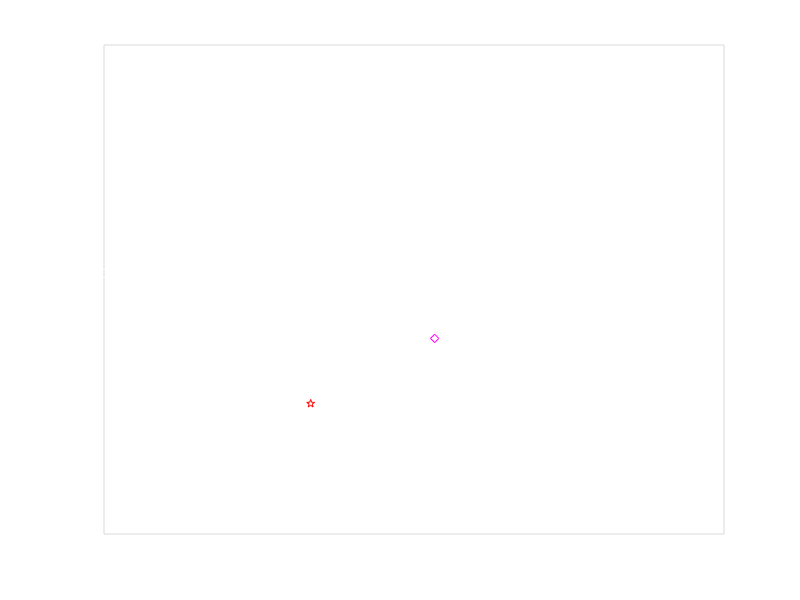

Recreate this plot in MATLAB.

function snake_game()
close all
%PRESS 'Q' TO EXIT GAME
%the magenta diamond shape is a trap BE CAREFUL!
%the red pentagram shape is your food
%Getting User Prefrences
%If the user didn't choose an option for difficulty and boundaries , its
%auto-set to the hardest difficulty and without boundaries 
counter = 0;
loseMsg = sprintf("You've lost, Score:%d",counter);
difficulty = 0;
rate=0.047;
choice = menu('Choose the Difficulty','easy','medium','hard','legendary');
if (choice==1)
    rate=0.45;
elseif (choice == 2)
    rate=0.25;
elseif (choice == 3)
    rate=0.1;
else
    rate=0.05;
end

boundchoice = menu('Do you want boundaries? ', 'Yes', 'No');
if (boundchoice == 1)
    bounds = 1;
else
    bounds = 0;
end

axis_limit= 15; %Setting The Axis Limits
d=0; %the direction of the snake
x =round(axis_limit/2); %x coordinate statring point of snake
y =round(axis_limit/2); %y coordinate starting point of snake
d =randi([4]);% generates random direction to start in for snake
a =randi([axis_limit-1]);%generates random x coordinate for food
b =randi([axis_limit-1]);%generates random y coordinate for food
l=randi([axis_limit-1]);%generates random x coordinate for trap
k=randi([axis_limit-1]);%generates random y coordinate for trap
snake(1,1:2)=[x y];%defines the snake for x and y coordinates
size_snake=1;
ate=0 ; %food ate by snake
ex=0;  % used to exit game
food=[a b];%defines food for a and b coordinates
trap=[l k];%defines trap for l and k coordinates

figure('KeyPressFcn',@my_callback);
    function my_callback(~,event)%callback function for movement
        switch event.Character
            case 'q'
                ex=1;
            case 30               % arrow direction
                if(d~=2)
                    d = 1;              %up d=1
                end
            case 31
                if(d~=1)
                    d = 2;              %down d=2
                end
            case 29
                if(d~=4)
                    d = 3;              %right d=3
                end
            case 28
                if(d~=3)
                    d = 4;              %left d=4
                end
        end
    end

while (ex~=1)%runs the snake as long as q is not pressed
    
    %Making every row in snake matrix equal the previous row to show the
    %snake movement
    size_snake=size(snake);
    size_snake=size_snake(1);
    for l=size_snake+ate:-1:2
        snake(l,:)=snake(l-1,:);
    end
    
    %generating the new coordinate for snake's head
    switch d         %calling callback function
        case 1
            snake(1,2)=snake(1,2)+1;%add value of 1 to y position
        case 2
            snake(1,2)=snake(1,2)-1;%subtract value of 1 to y position
        case 3
            snake(1,1)=snake(1,1)+1;%add value of 1 to x position
        case 4
            snake(1,1)=snake(1,1)-1;%subtracts value of 1 to x position
    end
    
   draw_snake(snake,food,size_snake,axis_limit, trap)
   %draws the snakediffculty makes game faster and 
    %capping the maximum speed for pausing and resuming
   pause(max([rate .001])) 
   
   if snake(1,1)==food(1) && snake(1,2)==food(2)
          %if the snake and food are in the same position
          ate=1;
          counter = counter + 1;
          
          %Fixing the food appearing on the snake bug
          m = 1;     
          f1 = randi([1 axis_limit-1]);%creates a new x position for the food
          f2 = randi([1 axis_limit-1]);%creates a new y position for the food          
         
          while(size(snake, 1) ~= m)
          if ([f1 f2] == snake(m,:))
              
          f1 = randi([1 axis_limit-1]);%creates a new x position for the food
          f2 = randi([1 axis_limit-1]);%creates a new y position for the food
          end
          m = m + 1;
          end
          
          m = 1;     
          t1 = randi([1 axis_limit-1]);%creates a new x position for the trap
          t2 = randi([1 axis_limit-1]);%creates a new y position for the trap          
          
          %this loop makes sure the trap doesn't get generated on the snake
          %nor the food
          while(size(snake, 1) ~= m)
          if ([t1 t2] == snake(m,:))
              
          t1 = randi([1 axis_limit-1]);%creates a new x position for the trap
          t2 = randi([1 axis_limit-1]);%creates a new y position for the trap
          end
          m = m + 1;
          end
          
          while([t1 t2] == [f1 f2])
              
          t1 = randi([1 axis_limit-1]);%creates a new x position for the trap
          t2 = randi([1 axis_limit-1]);%creates a new y position for the trap
          
          end
          
          food(1) = f1;
          food(2) = f2;
          trap(1) = t1;
          trap(2) = t2;
                  
      else
          ate=0;
              
      end
      
      % if the snake head touched the trap the player loses
      if snake(1,1)==trap(1) && snake(1,2)==trap(2)
          msgbox(sprintf("You've lost, Score:%d",counter))
          ex=1;
      end
      
      %bounds;
      %Checks with if statments wether the snake head hit the boundaries
      %or not
      if bounds==1
          %snake(1,:) %prints the coordinates in command window (not i)
          if snake(1,1)==0 %if snake exceeds boundaries display message box
              msgbox('YOU LOST! Try Again')
              ex=1;
          elseif snake(1,2)==0%if snake exceeds boundaries display message box
              msgbox('YOU LOST! Try Again')
              ex=1;
          elseif snake(1,1)==axis_limit%if snake exceeds boundaries display message box
              msgbox('YOU LOST! Try Again')
              ex=1;
          elseif snake(1,2)==axis_limit%if snake exceeds boundaries display message box
              msgbox('YOU LOST! Try Again')
              ex=1;
          end
      else
          %in this line if a snake coordinate excceeds the limits then make
          %the new coordinate for it is the original snake cooridnate minus the axis limits + 1 in this case
          %its (snake coordinate - 16) 
          %this line is for upper and right boundaries(more than 15)
          snake=snake-((snake>axis_limit).*(axis_limit+1));
          % so now the snake is negative so we make the new coordinate (the
          % negative sign +  the axis limits in this case its 16 so it
          % appears on the other axis
          %this line is for left and down boundaries (less than 0)
          snake=snake+((snake<0).*(axis_limit+1));
      end
      
      %we use the sum method because plain if condtions crashes on starting
      %the game (SAME COORDINATES)
      
      %if snake hits itself
      if (sum(snake(:, 1) ==snake(1, 1)   & snake(:, 2) == snake(1, 2) )>1) 
          msgbox('YOU LOST! Try Again')
           break
      end
  end
  close all
  end
function draw_snake(snake,food,size_snake,axis_limit, trap)
      for p = 1:size_snake
          plot(snake(p,1),snake(p,2), 'wo')
          hold on
      end
      plot(food(1,1),food(1,2), 'pr')%creates the vectors for the food and snake and plots them
      plot(trap(1,1),trap(1,2), 'md')
      whitebg([0 0 0]) %controls background color
      axis([0, axis_limit, 0, axis_limit])%creates the axis for gameplay
      set(gcf, 'MenuBar', 'None')
      set(gca,'YTick',[])
      set(gca,'XTick',[])
      set(gcf,'Name','Snake Game','NumberTitle','off')
      hold off
      
end
      